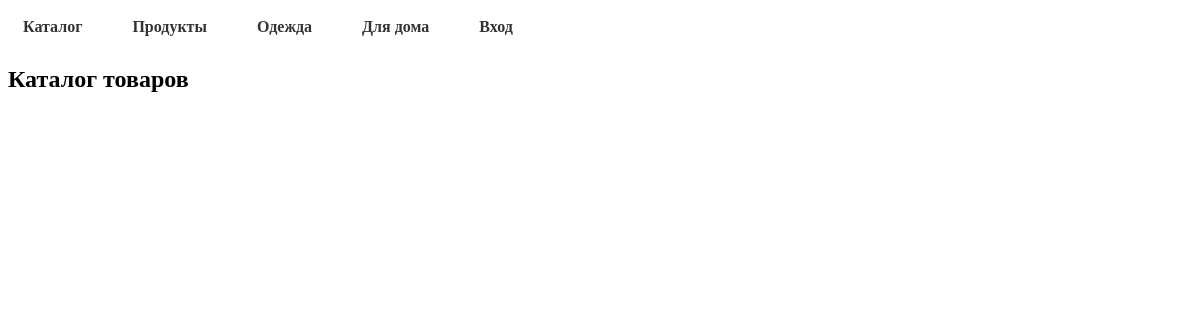
The app's page /catalog/Для дома, older data.
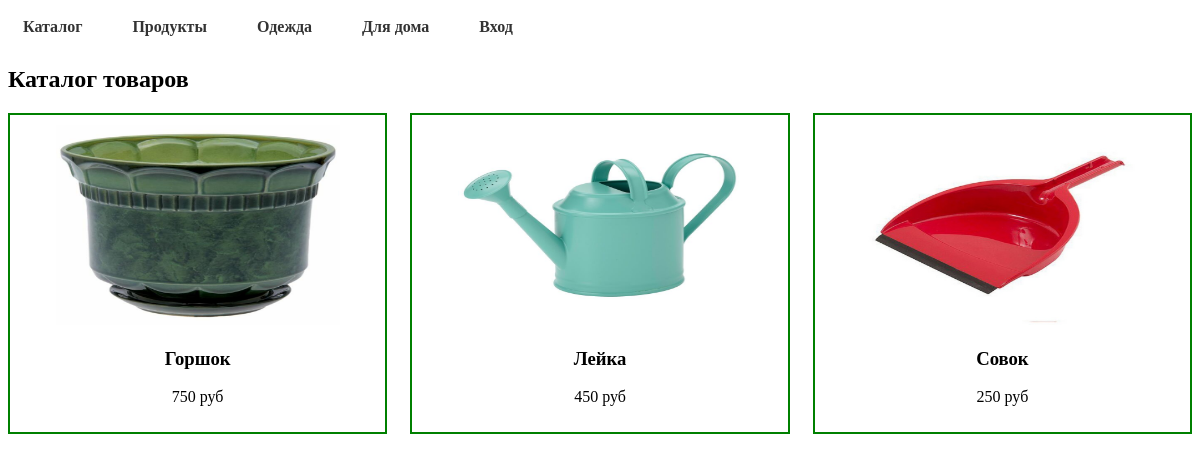
The same page, newer data.
### app/models.py (models this page shows, shortened)
class Tovar(models.Model):
    name = models.CharField(max_length=50, verbose_name='Название')
    price = models.IntegerField(verbose_name='Цена')
    image = models.FileField(verbose_name='Изображение', upload_to='img/', null=True, blank=True)
    discount = models.IntegerField(verbose_name='Скидка', null=True, blank=True, default=0)
    category = models.ForeignKey(to=Category, on_delete=models.SET_NULL, null=True, blank=True)

### app/views.py (the view)
# urls.py: path('catalog/<str:cat>', views.catalog, name='catalog'),
def catalog(request,cat):
    items = Tovar.objects.filter(category__name=cat)
    data = {'items':items}
    return render(request,'index.html',data)

### templates/index.html (shortened to what this page needs)
<!DOCTYPE html>
{% load static %}
<html lang="ru">
<head>
    {% block head %}
        <link rel="stylesheet" href={% static 'css/catalog.css'  %}>
        <link rel="stylesheet" href={% static 'css/menu.css'  %}>
    {% endblock %}
</head>
<body>
    {% block menu %}
    <nav>
    <ul>
        <li>
            <a href="{% url 'index' %}">Каталог</a>
        </li>
        <li>
            <a href="{% url 'catalog' 'Продукты' %}">Продукты</a>
        </li>
        <li>
            <a href="{% url 'catalog' 'Одежда' %}">Одежда</a>
        </li>
        <li>
            <a href="{% url 'catalog' 'Для дома' %}">Для дома</a>
        </li>
        {% if user.is_authenticated %}
        <li>
            <a href="{% url 'cabinet' %}">Профиль</a>
        </li>
        <li>
            <a href="{% url 'cart' %}">Корзина</a>
        </li>
        {% else %}
        <li>
            <a href="">Вход</a>
        </li>
        {% endif %}
    </ul>
    </nav>
    {% endblock %}
    {% block content %}
    <h2>Каталог товаров</h2>
        <div class="main-catalog">
        {% for one in items %}
            <div class="card">
                <img src="{% static one.image %}" alt="" height="200px" width="200">
                <h3>{{ one.name }}</h3>
                <p>{{ one.price }} руб</p>
            </div>
        {% endfor %}
        </div>
    {% endblock %}
</body>
</html>

Row changes from the older to the newer data that the page shows:
added Tovar: image (picture), name "Горшок", price "750"
added Tovar: image (picture), name "Лейка", price "450"
added Tovar: image (picture), name "Совок", price "250"
